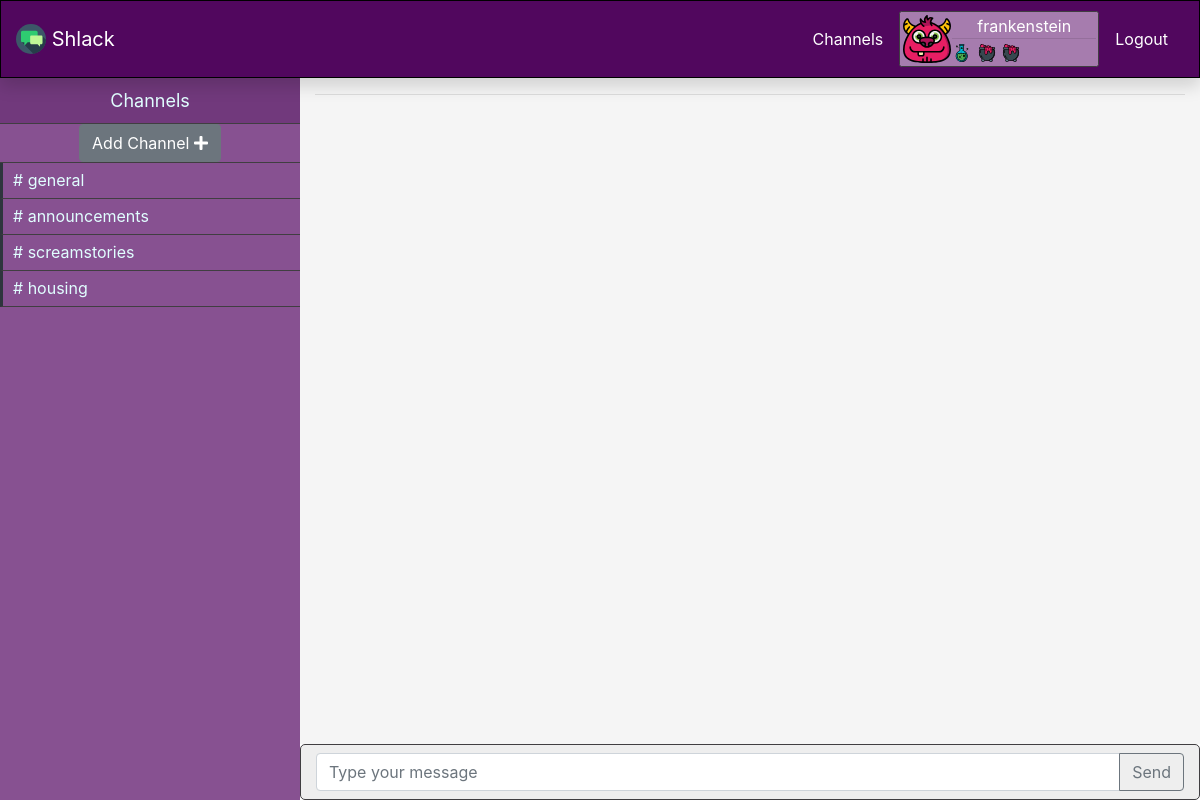
The app's page /channels/announcements (signed in), older data.
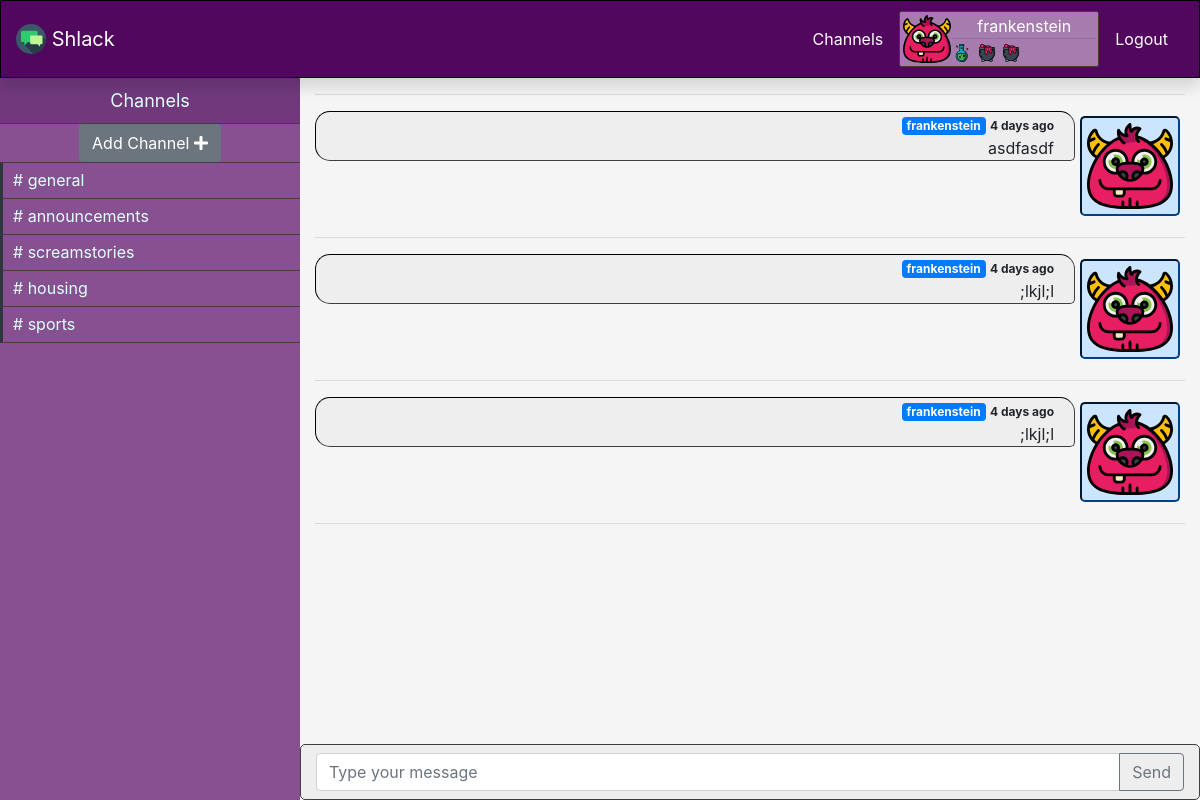
The same page, newer data.
### models.py (models this page shows, shortened)
class Channel(db.Model):
    id = db.Column(db.Integer, primary_key=True)
    name = db.Column(db.String(300))
    posts = db.relationship("Post", backref="channel", lazy="dynamic")

class Post(db.Model):
    id = db.Column(db.Integer, primary_key=True)
    body = db.Column(db.String(300))
    timestamp = db.Column(db.DateTime, index=True, default=datetime.utcnow)
    user_id = db.Column(db.Integer, db.ForeignKey("user.id"))
    channel_id = db.Column(db.Integer, db.ForeignKey("channel.id"))
    @property
    def get_time_passed(self):
        now = datetime.utcnow()
        delta = now - self.timestamp
        if timedelta(seconds=0) <= delta < timedelta(minutes=2):
            return "1 min ago"
        elif timedelta(minutes=2) <= delta < timedelta(minutes=60):
            minutes = int(delta.total_seconds() // 60)
            return str(minutes) + " mins ago"
        elif timedelta(hours=1) <= delta < timedelta(hours=2):
            hours = int(delta.total_seconds() // 3600)
            return str(hours) + " hour ago"
        elif timedelta(minutes=60) <= delta < timedelta(hours=24):
            hours = int(delta.total_seconds() // 3600)
            return str(hours) + " hours ago"
        elif timedelta(hours=24) <= delta < timedelta(days=2):
            days = int(delta.total_seconds() // 86400)
            return str(days) + " day ago"
        elif timedelta(hours=2) <= delta < timedelta(days=365):
            days = int(delta.total_seconds() // 86400)
            return str(days) + " days ago"
        else:
            return "Error occurred"

class User(UserMixin, db.Model):
    id = db.Column(db.Integer, primary_key=True)
    avatar = db.Column(db.String(64))
    username = db.Column(db.String(64), index=True, unique=True)
    email = db.Column(db.String(120), index=True, unique=True)
    password_hash = db.Column(db.String(128))
    posts = db.relationship("Post", backref="author", lazy="dynamic")

### application.py (the view, shortened to what this page needs)
@app.route("/channels/<string:channel_name>", methods=["GET", "POST"])
@login_required
def channel(channel_name):
    new_channel_form = NewChannelForm()
    new_post_form = NewPostForm()
    channels = Channel.query.all()
    if not any(channel_name == channel.name for channel in channels):
        return redirect(url_for("channels"))
    cur_channel = Channel.query.filter_by(name=channel_name).first()
    posts = cur_channel.posts
    return render_template("channel.html",
                           new_channel_form=new_channel_form,
                           new_post_form=new_post_form,
                           channels=channels,
                           posts=posts)

### forms.py (shortened to what this page needs)
class NewChannelForm(FlaskForm):
    channel_name = StringField("Channel Name", validators=[DataRequired()])
    submit = SubmitField("Create")

class NewPostForm(FlaskForm):
    post_body = StringField("Post Body", validators=[DataRequired()])
    user_id = IntegerField("User ID")
    datetime = DateTimeField()
    submit = SubmitField("Send")

### models.py (called while the page is built)
@login.user_loader
def load_user(id_):
    return User.query.get(int(id_))

### templates/channel.html (shortened to what this page needs)
{% extends "layout.html" %}
{% block body %}
  <div id="sidebar" class="sidebar container-fluid">
    <div class="header">Channels</div>
    <div class="menu-list">
      <ul id="menu-content" class="menu-content collapse">
        <li class="add-channel justify-content-center d-flex">
          <button class="btn btn-secondary " data-target="#channel-modal" data-toggle="modal"> Add Channel <i
              class="fa fa-plus"></i></button>
        </li>
        {% for channel in channels %}
          <li class="channel">
            <a href={{ url_for('channel', channel_name=channel.name) }}># {{ channel.name }} </a>
          </li>
        {% endfor %}
      </ul>
    </div>
  </div>
  <div id="main" class="container-fluid">
    <div class="row">
      <div id="messages" class="col-12">
        <hr>
        {% for post in posts %}
          {% include "_post.html" %}
        {% endfor %}
      </div>
    </div>
    <form action="" method="POST">
      <div id="message-box" class="row">
        <div class="col-12 py-2">
          <div class="input-group ">
            <input id="msg-input" class="form-control" type="text" placeholder="Type your message" aria-label="" aria-describedby="">
            <div class="input-group-append">
              <button id="msg-send-btn" class="btn btn-outline-secondary" type="button">Send</button>
            </div>
          </div>
        </div>
      </div>
    </form>
  </div>
{% endblock %}

### templates/_post.html (shortened to what this page needs)
{% if current_user == post.author %}
  <div class="media chat self">
    <img src={{ post.author.avatar }} style="height: 100px;"/>
    <div class="media-body">
      <span class="badge badge-primary">{{ post.author.username }}</span> <span class="timestamp"> {{ post.get_time_passed }}</span>
      <p>{{ post.body }}</p>
    </div>
  </div>
  <hr>
{% endif %}

Row changes from the older to the newer data that the page shows:
added Channel: name "sports"
added Post: author.avatar (picture), author.username "frankenstein", get_time_passed "4 days ago", body "asdfasdf"
added Post: author.avatar (picture), author.username "frankenstein", get_time_passed "4 days ago", body ";lkjl;l"
added Post: author.avatar (picture), author.username "frankenstein", get_time_passed "4 days ago", body ";lkjl;l"
